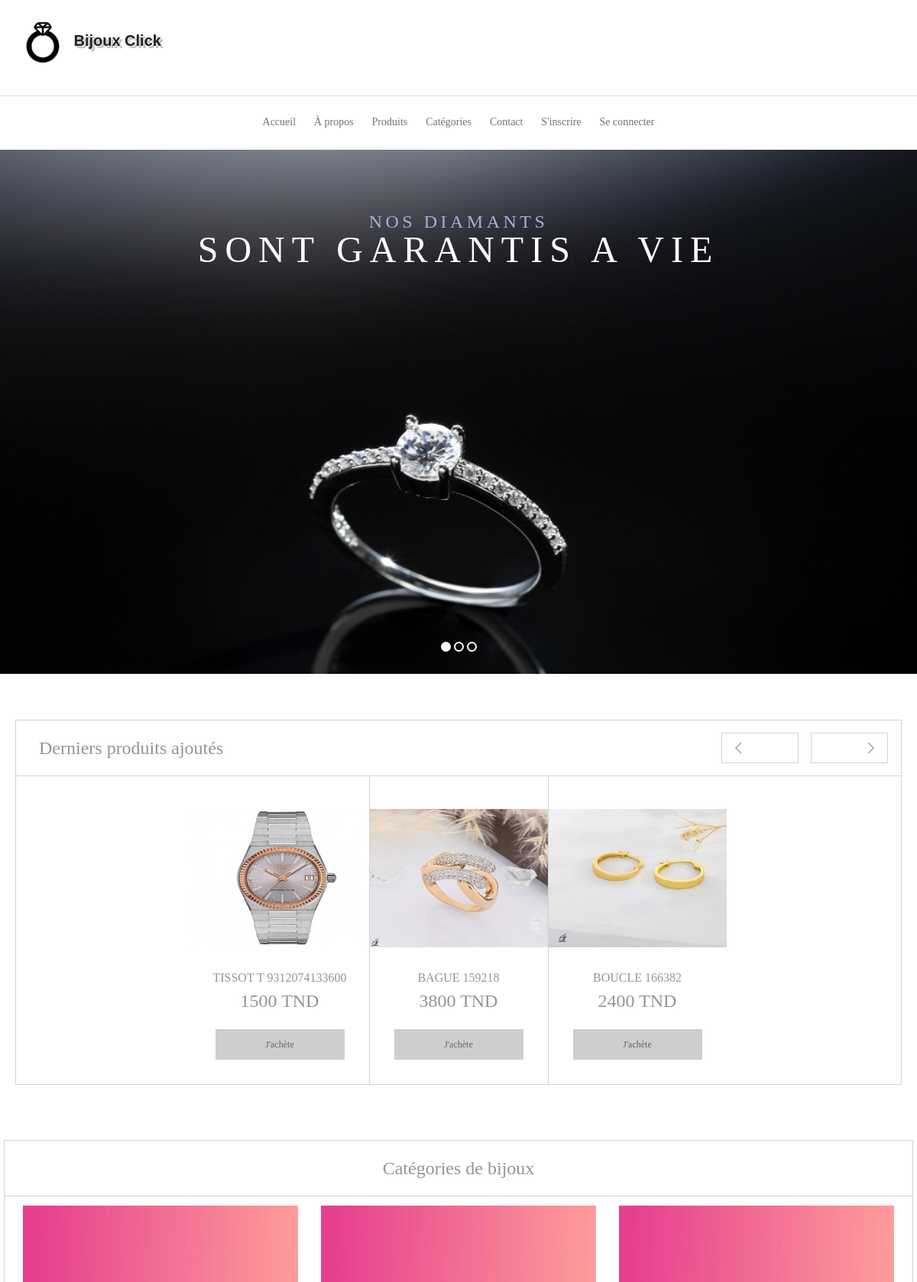
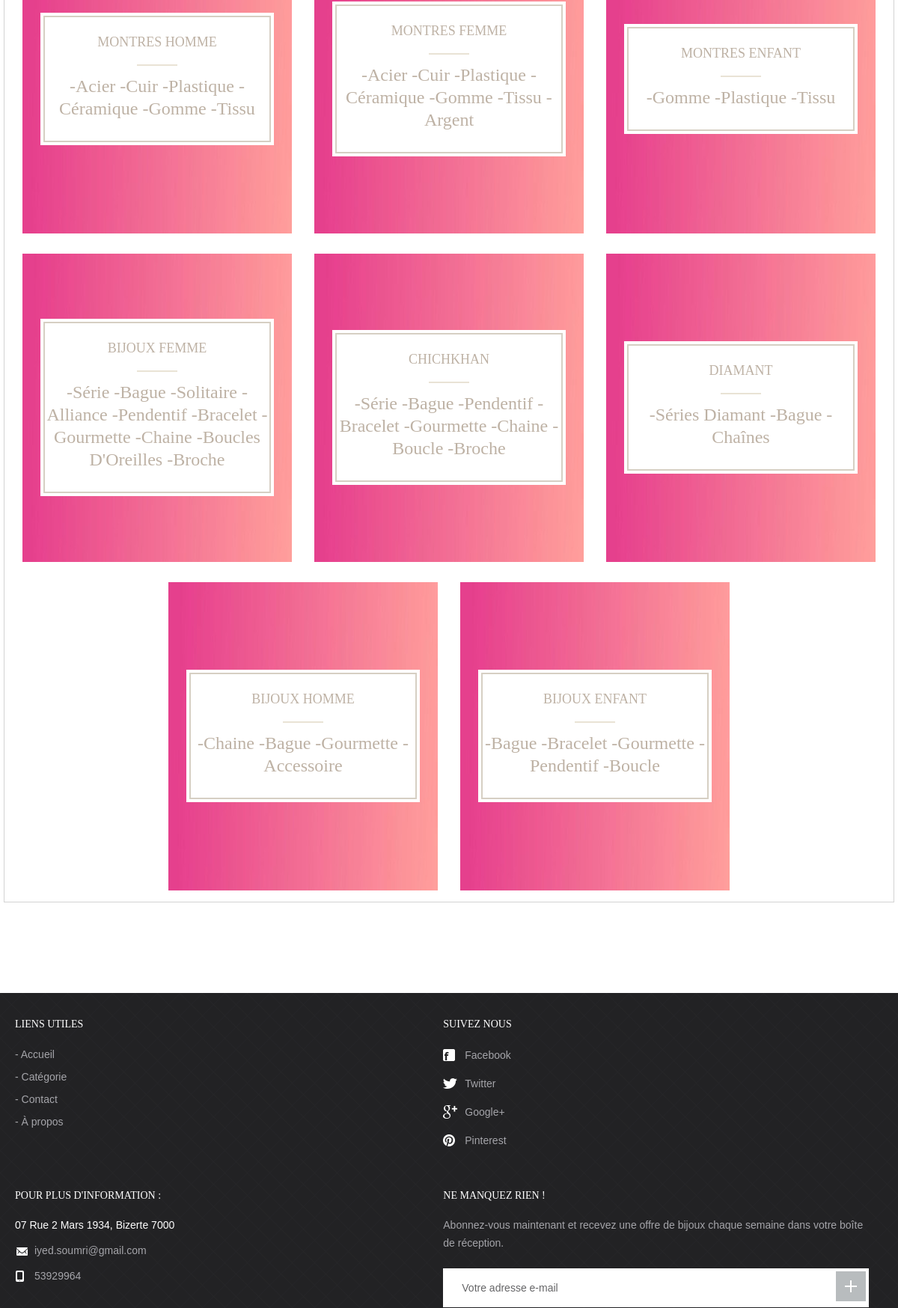
Page /BijouxClick/index.php (upper part) on the committed database (2 pictures, top to bottom).
### tables this page shows
CREATE TABLE `products` (
  `id` int(11) NOT NULL,
  `category` int(11) NOT NULL,
  `subCategory` int(11) DEFAULT NULL,
  `productName` varchar(255) DEFAULT NULL,
  `productweight` varchar(255) DEFAULT NULL,
  `productPrice` int(11) DEFAULT NULL,
  `gender` varchar(100) DEFAULT NULL,
  `productDescription` longtext DEFAULT NULL,
  `productImage1` varchar(255) DEFAULT NULL,
  `shippingCharge` int(11) DEFAULT NULL,
  `productAvailability` varchar(255) DEFAULT NULL,
  `postingDate` timestamp NULL DEFAULT current_timestamp(),
  `updationDate` timestamp NULL DEFAULT NULL ON UPDATE current_timestamp(),
  `addedBy` int(11) DEFAULT NULL,
  `lastUpdatedBy` int(2) DEFAULT NULL
);

CREATE TABLE `category` (
  `id` int(11) NOT NULL,
  `categoryName` varchar(255) DEFAULT NULL,
  `categoryDescription` longtext DEFAULT NULL,
  `creationDate` timestamp NOT NULL DEFAULT current_timestamp(),
  `updationDate` timestamp NULL DEFAULT NULL ON UPDATE current_timestamp(),
  `createdBy` int(11) DEFAULT NULL
);

CREATE TABLE `tblpage` (
  `ID` int(10) NOT NULL,
  `PageType` varchar(200) DEFAULT NULL,
  `PageTitle` mediumtext DEFAULT NULL,
  `PageDescription` mediumtext DEFAULT NULL,
  `Email` varchar(200) DEFAULT NULL,
  `MobileNumber` bigint(10) DEFAULT NULL,
  `UpdationDate` date DEFAULT NULL,
  `Timing` varchar(200) NOT NULL
);

### BijouxClick/index.php (the view, shortened to what this page needs)
<?php
include('includes/config.php');
?>
<!DOCTYPE html>
<html lang="en">
<head>
    <link rel="stylesheet" media="all" href="css/style.css">
</head>
<body>
    <?php include_once('includes/header.php');?>
    <div id="slider">
        <ul>
            <li style="background-image: url(images/background0.jpg)">
                <h3>NOS DIAMANTS</h3>
                <h2>SONT GARANTIS A VIE</h2>
            </li>
        </ul>
    </div>
    <div id="body">
        <div class="container">
            <div class="last-products">
                <h2>Derniers produits ajoutés</h2>
                <section class="products">
                    <?php
                    $ret = mysqli_query($con, "SELECT * FROM products ORDER BY id DESC LIMIT 10");
                    while ($row = mysqli_fetch_array($ret)) {
                    ?>
                    <article>
                        <a href="single-product.php?pid=<?php echo $row['id']; ?>">
                            <img src="admin/productimages/<?php echo $row['productImage1']; ?>" width="250" height="60%" alt="">
                        </a>
                        <h6><?php echo $row['productName']; ?></h6>
                        <h4><?php echo $row['productPrice']; ?> TND</h4>
                        <?php if($_SESSION['jsmsuid'] == "") { ?>
                            <a href="login.php" class="btn-add">J'achète</a>
                        <?php } ?>
                    </article>
                    <?php } ?>
                </section>
            </div>
            <section class="quick-links">
                <div class="last-products">
                    <h2>Catégories de bijoux</h2>
                    <?php
                    $ret = mysqli_query($con, "SELECT * FROM category");
                    while ($row = mysqli_fetch_array($ret)) {
                    ?>
                    <article style="background-image: url(images/2.jpg); width: 360px !important; margin-top:1%;">
                        <a href="subcategory.php?scid=<?php echo $row['id']; ?>&amp;catname=<?php echo $row['categoryName']; ?>" class="table">
                            <div class="cell">
                                <div class="text">
                                    <h4><?php echo $row['categoryName']; ?></h4>
                                    <hr>
                                    <h3><?php echo $row['categoryDescription']; ?></h3>
                                </div>
                            </div>
                        </a>
                    </article>
                    <?php } ?>
                </div>
            </section>
        </div>
    </div>
    <?php include_once('includes/footer.php');?>
</body>
</html>

### BijouxClick/includes/footer.php (shortened to what this page needs)
<footer id="footer">
              <div class="container">
                     <div class="cols">
                            <div class="col">
                                   <h3>Liens utiles</h3>
                                   <ul>
                                          <li><a href="index.php">Accueil</a></li>
                                          <li><a href="category.php">Catégorie</a></li>
                                          <li><a href="contact.php">Contact</a></li>
                                          <li><a href="about.php">À propos</a></li>
                                   </ul>
                            </div>
                            <div class="col media">
                                   <h3>Suivez nous</h3>
                                   <ul class="social">
                                          <li><a href="https://www.facebook.com/IyedSoumriOfficial/"><span class="ico ico-fb"></span>Facebook</a></li>
                                          <li><a href="https://twitter.com/login?lang=fr"><span class="ico ico-tw"></span>Twitter</a></li>
                                          <li><a href="https://accounts.google.com/ServiceLogin?ltmpl=mobNH"><span class="ico ico-gp"></span>Google+</a></li>
                                          <li><a href="https://www.pinterest.fr/"><span class="ico ico-pi"></span>Pinterest</a></li>
                                   </ul>
                            </div>
                            <div class="col contact">
                                   <?php
$ret=mysqli_query($con,"select * from tblpage where PageType='contactus' ");
while ($row=mysqli_fetch_array($ret)) {
?>
                                   <h3><?php  echo $row['PageTitle'];?></h3>
                                   <p style="color: white"><?php  echo $row['PageDescription'];?></p>
                                   <p><span class="ico ico-em"></span><?php  echo $row['Email'];?></p>
                                   <p><span class="ico ico-ph"></span><?php  echo $row['MobileNumber'];?></p><?php } ?>
                            </div>
                            <div class="col newsletter">
                                   <h3>NE MANQUEZ RIEN !</h3>
                                   <p>Abonnez-vous maintenant et recevez une offre de bijoux chaque semaine dans votre boîte de réception.</p>
                                   <form action="#" method="post">
                                         <input type="email" name="email" placeholder="Votre adresse e-mail">
                                          <button type="submit" name="sub"></button>
                                   </form>
                            </div>
                     </div>
              </div>
       </footer>

### rows in the picture
products: productImage1 (picture), productName "TISSOT T 9312074133600", productPrice "1500", shows "J'achète"
products: productImage1 (picture), productName "BAGUE 159218", productPrice "3800", shows "J'achète"
products: productImage1 (picture), productName "BOUCLE 166382", productPrice "2400", shows "J'achète"
category: categoryName "MONTRES HOMME", categoryDescription "-Acier -Cuir -Plastique -Céramique -Gomme -Tissu"
category: categoryName "MONTRES FEMME", categoryDescription "-Acier -Cuir -Plastique -Céramique -Gomme -Tissu -Argent"
category: categoryName "MONTRES ENFANT", categoryDescription "-Gomme -Plastique -Tissu"
category: categoryName "BIJOUX FEMME", categoryDescription "-Série -Bague -Solitaire -Alliance -Pendentif -Bracelet -Gourmette -Chaine -Boucles D'Oreilles -Broche"
category: categoryName "CHICHKHAN", categoryDescription "-Série -Bague -Pendentif -Bracelet -Gourmette -Chaine -Boucle -Broche"
category: categoryName "DIAMANT", categoryDescription "-Séries Diamant -Bague -Chaînes"
category: categoryName "BIJOUX HOMME", categoryDescription "-Chaine -Bague -Gourmette -Accessoire"
category: categoryName "BIJOUX ENFANT", categoryDescription "-Bague -Bracelet -Gourmette -Pendentif -Boucle"
tblpage: PageTitle "POUR PLUS D'INFORMATION :", PageDescription "07 Rue 2 Mars 1934, Bizerte 7000", Email "iyed.soumri@gmail.com", MobileNumber "53929964"
